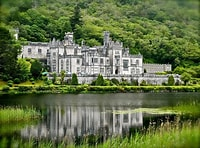
#> input picture ImgArithmetic/ireland.jpg, 200 x 148 px
$ python subtract.py
#> lines starting #> are read from the running program, lines starting #| are printed output that depends on the picture
import cv2
import numpy as np

img = cv2.imread("ireland.jpg")
#> img is the input picture: shape (148, 200, 3); mean B, G, R 69.9, 111.6, 97.3
sub = np.zeros([148, 200, 3], dtype=np.uint8)

print(np.shape(img))
#| (148, 200, 3)
for i in range(0,148):
    for j in range(0,200):
        for k in range(0,3):
            sub[i][j][k] = img[i][j][k] - 80   # Addition
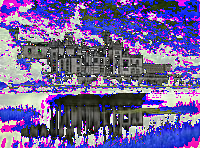
#> sub: shape (148, 200, 3); mean B, G, R 154.6, 98.4, 113.8
cv2.imwrite('subtract.jpg', sub)
cv2.waitKey(0)
cv2.destroyAllWindows()
